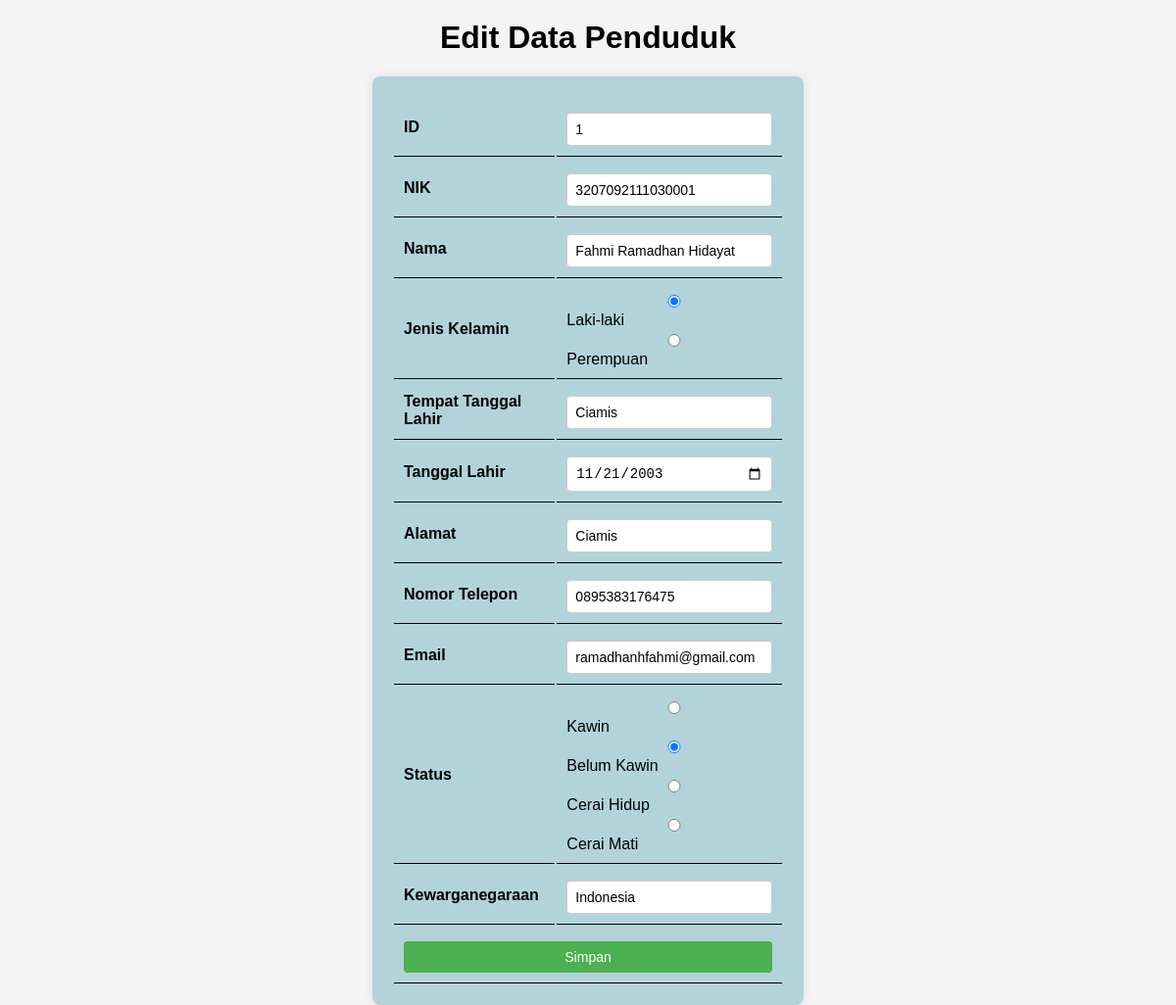
The page /KKN/edit_data_penduduk.php?nik=3207092111030001 on the database its author committed.
### tables this page shows
CREATE TABLE `data_penduduk` (
  `id` int(4) NOT NULL,
  `nik` varchar(16) NOT NULL,
  `nama` varchar(100) NOT NULL,
  `jenis_kelamin` char(1) NOT NULL,
  `tempat_tanggal_lahir` varchar(100) NOT NULL,
  `tanggal_lahir` date NOT NULL,
  `alamat` varchar(255) NOT NULL,
  `nomor_telepon` varchar(15) DEFAULT NULL,
  `email` varchar(100) DEFAULT NULL,
  `status` enum('Kawin','Belum Kawin','Cerai Hidup','Cerai Mati') NOT NULL,
  `kewarganegaraan` varchar(50) NOT NULL
);

### KKN/edit_data_penduduk.php (the view, shortened to what this page needs)
<?php
include 'koneksi.php';
?>
<!DOCTYPE html>
<html lang="en">
<head>
</head>
<body>
<h1>Edit Data Penduduk</h1>
<?php
if (isset($_GET['nik'])) {
    $nik = $_GET['nik'];
    $query = "SELECT * FROM data_penduduk WHERE nik = '$nik'";
    $result = mysqli_query($con, $query);
    if (mysqli_num_rows($result) == 1) {
        $row = mysqli_fetch_assoc($result);
        ?>
        <form action="proses_edit_data_penduduk.php" method="post" enctype="multipart/form-data">
            <table>
                <tr>
                    <th>ID</th>
                    <td><input type="text" name="id" value="<?php echo $row['id']; ?>" readonly></td>
                </tr>
                <tr>
                    <th>NIK</th>
                    <td><input type="text" name="nik" value="<?php echo $row['nik']; ?>" required></td>
                </tr>
                <tr>
                    <th>Nama</th>
                    <td><input type="text" name="nama" value="<?php echo $row['nama']; ?>"></td>
                </tr>
                <tr>
                    <th>Jenis Kelamin</th>
                    <td>
                        <input type="radio" name="jenis_kelamin" value="L" <?php if($row['jenis_kelamin'] == 'L') echo 'checked'; ?>> Laki-laki
                        <input type="radio" name="jenis_kelamin" value="P" <?php if($row['jenis_kelamin'] == 'P') echo 'checked'; ?>> Perempuan
                    </td>
                </tr>
                <tr>
                    <th>Tempat Tanggal Lahir</th>
                    <td><input type="text" name="tempat_tanggal_lahir" value="<?php echo $row['tempat_tanggal_lahir']; ?>"></td>
                </tr>
                <tr>
                    <th>Tanggal Lahir</th>
                    <td><input type="date" name="tanggal_lahir" value="<?php echo $row['tanggal_lahir']; ?>"></td>
                </tr>
                <tr>
                    <th>Alamat</th>
                    <td><input type="text" name="alamat" value="<?php echo $row['alamat']; ?>"></td>
                </tr>
                <tr>
                    <th>Nomor Telepon</th>
                    <td><input type="text" name="nomor_telepon" value="<?php echo $row['nomor_telepon']; ?>"></td>
                </tr>
                <tr>
                    <th>Email</th>
                    <td><input type="email" name="email" value="<?php echo $row['email']; ?>"></td>
                </tr>
                <tr>
                    <th>Status</th>
                    <td>
                        <input type="radio" name="status" value="Kawin" <?php if($row['status'] == 'Kawin') echo 'checked'; ?>> Kawin
                        <input type="radio" name="status" value="Belum Kawin" <?php if($row['status'] == 'Belum Kawin') echo 'checked'; ?>> Belum Kawin
                        <input type="radio" name="status" value="Cerai Hidup" <?php if($row['status'] == 'Cerai Hidup') echo 'checked'; ?>> Cerai Hidup
                        <input type="radio" name="status" value="Cerai Mati" <?php if($row['status'] == 'Cerai Mati') echo 'checked'; ?>> Cerai Mati
                    </td>
                </tr>
                <tr>
                    <th>Kewarganegaraan</th>
                    <td><input type="text" name="kewarganegaraan" value="<?php echo $row['kewarganegaraan']; ?>" required></td>
                </tr>
                <tr>
                    <td colspan="2"><input type="submit" value="Simpan"></td>
                </tr>
            </table>
        </form>
        <?php
    } else {
        echo "Data penduduk tidak ditemukan.";
    }
} else {
    echo "NIK Penduduk tidak ditemukan.";
}
?>
</body>
</html>

### KKN/edit_data_penduduk.php (style rules this page uses)
body { font-family: Arial, sans-serif; background-color: #f4f4f4; margin: 0; padding: 0; box-sizing: border-box; }
h1 { text-align: center; margin-top: 20px; color: black; }
form { max-width: 400px; margin: 0 auto; background-color: rgb(179, 211, 218); padding: 20px; border-radius: 8px; box-shadow: 0 0 10px rgba(0, 0, 0, 0.1); }
table { width: 100%; }
th, td { padding: 10px; border-bottom: 1px solid black; }
th { text-align: left; font-weight: bold; }
td input[type="text"], td input[type="date"], td input[type="email"], td input[type="submit"], td input[type="radio"], td select { width: 100%; padding: 8px; margin-top: 5px; border: 1px solid #ccc; border-radius: 4px; box-sizing: border-box; font-size: 14px; }
td input[type="submit"] { background-color: #4CAF50; color: white; border: none; cursor: pointer; }

### rows shown on the page
data_penduduk: id "1", nik "3207092111030001", nama "Fahmi Ramadhan Hidayat", jenis_kelamin "☑", tempat_tanggal_lahir "Ciamis", tanggal_lahir "11/21/2003", alamat "Ciamis", nomor_telepon "0895383176475", email "ramadhanhfahmi@gmail.com", status "☑", kewarganegaraan "Indonesia"
